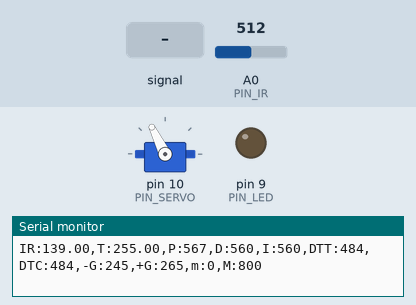
Simulated run of this sketch. Board: Arduino Uno, built with avr-gcc and run on an emulated ATmega328P. Shown: servo, output pins drawn as LEDs (lit = HIGH), the last lines printed to the serial monitor. The inputs (shaded band) are chosen by the test bench; at power-on: A0 (PIN_IR) = 512.

Above: at 1.2 s.
1.3 s: A0 (PIN_IR) fed a 200 Hz sine of ±81 counts around its level
At 1.48 s:
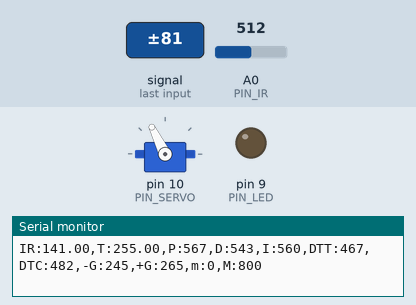
4.3 s: A0 (PIN_IR) set to 306
6.3 s: A0 (PIN_IR) set to 245
At 6.8 s:
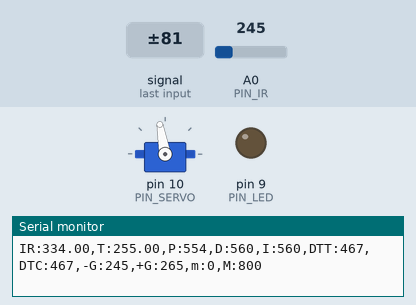
Timing chart, 0 to 9.3 s (numbered marks = the images above; inputs shaded):
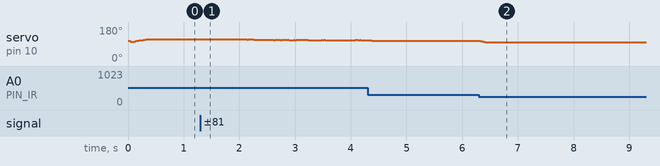

The sketch:

PIDControl.ino
```cpp
#include <Servo.h>

/////////////////////////////
// Configurable parameters //
/////////////////////////////

// Arduino pin assignment
#define PIN_LED 9
#define PIN_SERVO 10
#define PIN_IR A0

// Framework setting
#define _DIST_TARGET 255
#define _DIST_MIN 100
#define _DIST_MAX 410

// Distance sensor
#define _DIST_ALPHA 0.35
#define a 64
#define b 298

// Servo range
#define _DUTY_MIN 1570
#define _DUTY_NEU 1650
#define _DUTY_MAX 1740

// Servo speed control
#define _SERVO_ANGLE 30
#define _SERVO_SPEED 100

// Event periods
#define _INTERVAL_DIST 20
#define _INTERVAL_SERVO 20
#define _INTERVAL_SERIAL 100

// PID parameters
#define _KP 1.3
#define _KI 30.0
#define _KD 110.0

// ir filter
#define LENGTH 70
#define k_LENGTH 15

#define _ITERM_MAX 100

//////////////////////
// global variables //
//////////////////////

// Servo instance
Servo myservo;

// Distance sensor
float dist_target;
float dist_raw, dist_ema;

// Event periods
unsigned long last_sampling_time_dist, last_sampling_time_servo,last_sampling_time_serial;


bool event_dist, event_servo, event_serial;

// Servo speed control
int duty_chg_per_interval;
int duty_target, duty_curr, duty_neutral;

// PID variables
float error_curr, error_prev, control, pterm, dterm, iterm;


void setup() {
// initialize GPIO pins for LED and attach servo
    pinMode(PIN_LED, OUTPUT);
    myservo.attach(PIN_SERVO);

    // initialize global variables
    duty_curr = _DUTY_MIN;
    dist_target = _DIST_TARGET;
    duty_target = _DIST_TARGET;
    duty_neutral = _DUTY_NEU;
    last_sampling_time_dist, last_sampling_time_servo, last_sampling_time_serial = 0;

    dist_raw = dist_ema = 0;
    pterm = iterm = dterm = 0;

    error_prev = 0;

    // move servo to neutral position
    myservo.writeMicroseconds(_DUTY_NEU);
    //while(1) {}

    // initialize serial port
    Serial.begin(57600);

    // convert angle speed into duty change per interval.
    duty_chg_per_interval = int((_DUTY_MAX - _DUTY_MIN) * ((float)_SERVO_SPEED /  _SERVO_ANGLE) * (float(_INTERVAL_DIST) / 1000.0));

}

void loop() {
    /////////////////////
    // Event generator //
    /////////////////////
    unsigned long time_curr = millis();

    if(time_curr >= last_sampling_time_dist + _INTERVAL_DIST) {
        last_sampling_time_dist += _INTERVAL_DIST;
        event_dist = true;
    }
    if(time_curr >= last_sampling_time_servo + _INTERVAL_SERVO) {
        last_sampling_time_servo += _INTERVAL_SERVO;
        event_servo = true;
    }
    if(time_curr >= last_sampling_time_serial + _INTERVAL_SERIAL) {
        last_sampling_time_serial += _INTERVAL_SERIAL;
        event_serial = true;
    }

    ////////////////////
    // Event handlers //
    ////////////////////

    if(event_dist) {
        event_dist = false;
        // get a distance reading from the distance sensor
        dist_raw = ir_distance_filtered();
        dist_ema = _DIST_ALPHA * dist_raw + (1 - _DIST_ALPHA) * dist_ema;


        // PID control logic
        error_curr = _DIST_TARGET - dist_raw;

        pterm = _KP * error_curr;
        iterm += _KI * error_curr;
        dterm = _KD * (error_curr - error_prev);

        if(abs(iterm) > _ITERM_MAX) iterm = 0;

        if(iterm > _ITERM_MAX) iterm = _ITERM_MAX;
        if(iterm < - _ITERM_MAX) iterm = - _ITERM_MAX;

        control = pterm + iterm + dterm;
        duty_target = _DUTY_NEU + control;

        // Limit duty_target within the range of [_DUTY_MIN, _DUTY_MAX]
        if(duty_target < _DUTY_MIN) duty_target = _DUTY_MIN;
        if(duty_target > _DUTY_MAX) duty_target = _DUTY_MAX;

        // update error_prev
        error_prev = error_curr;
    }

    if(event_servo) {
        event_servo = false;
        // adjust duty_curr toward duty_target by duty_chg_per_interval
        if(duty_target > duty_curr) {
            duty_curr += duty_chg_per_interval;
            if(duty_curr > duty_target) duty_curr = duty_target;
        }
        else {
            duty_curr -= duty_chg_per_interval;
            if(duty_curr < duty_target) duty_curr = duty_target;
        }

        // update servo position
        myservo.writeMicroseconds((int)duty_curr);

        event_servo = false;
    }

    if(event_serial) {
        event_serial = false;
        Serial.print("IR:");
        Serial.print(dist_raw);
        Serial.print(",T:");
        Serial.print(dist_target);
        Serial.print(",P:");
        Serial.print(map(pterm,-1000,1000,510,610));
        Serial.print(",D:");
        Serial.print(map(dterm,-1000,1000,510,610));
        Serial.print(",I:");
        Serial.print(map(iterm,-1000,1000,510,610));
        Serial.print(",DTT:");
        Serial.print(map(duty_target,1000,2000,410,510));
        Serial.print(",DTC:");
        Serial.print(map(duty_curr,1000,2000,410,510));
        Serial.println(",-G:245,+G:265,m:0,M:800");
    }
}

float ir_distance(void){ // return value unit: mm
    float val;
    float volt = float(analogRead(PIN_IR));
    val = ((6762.0/(volt - 9.0)) - 4.0) * 10.0;
    return val;
}

float ir_distance_filtered(void){ // return value unit: mm
    int cnt = 0;
    int sum = 0;
    int dist_list[LENGTH+1];
    while (cnt < LENGTH)
    {
        dist_list[cnt] = 100 + 300.0 / (b - a) * (ir_distance() - a);
        sum += dist_list[cnt];
        cnt++;
    }

    for (int i = 0; i < LENGTH-1; i++){
        for (int j = i+1; j < LENGTH; j++){
            if (dist_list[i] > dist_list[j]) {
                float tmp = dist_list[i];
                dist_list[i] = dist_list[j];
                dist_list[j] = tmp;
            }
        }
    }

    for (int i = 0; i < k_LENGTH; i++) {
        sum -= dist_list[i];
    }
    for (int i = 1; i <= k_LENGTH; i++) {
        sum -= dist_list[LENGTH-i];
    }

    return sum/(LENGTH-2*k_LENGTH);
}
```
